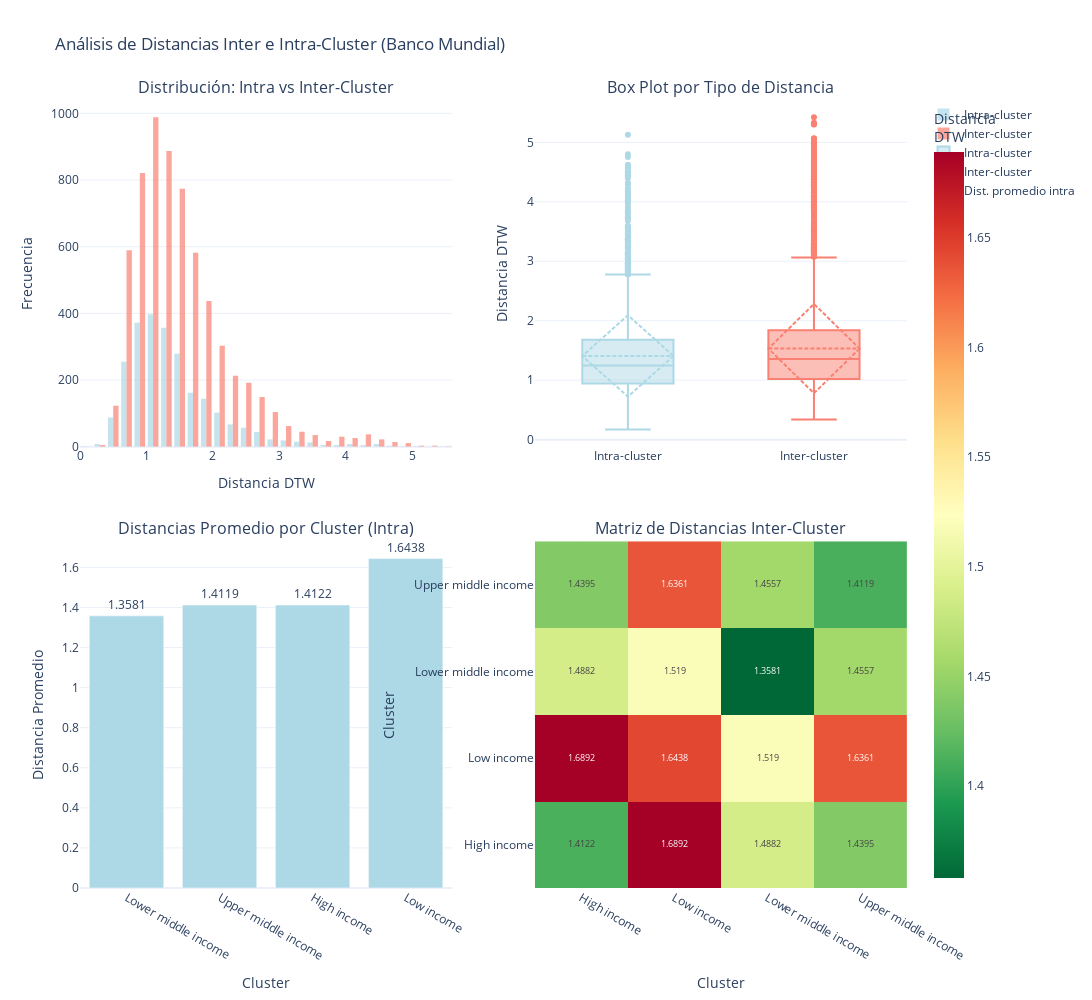
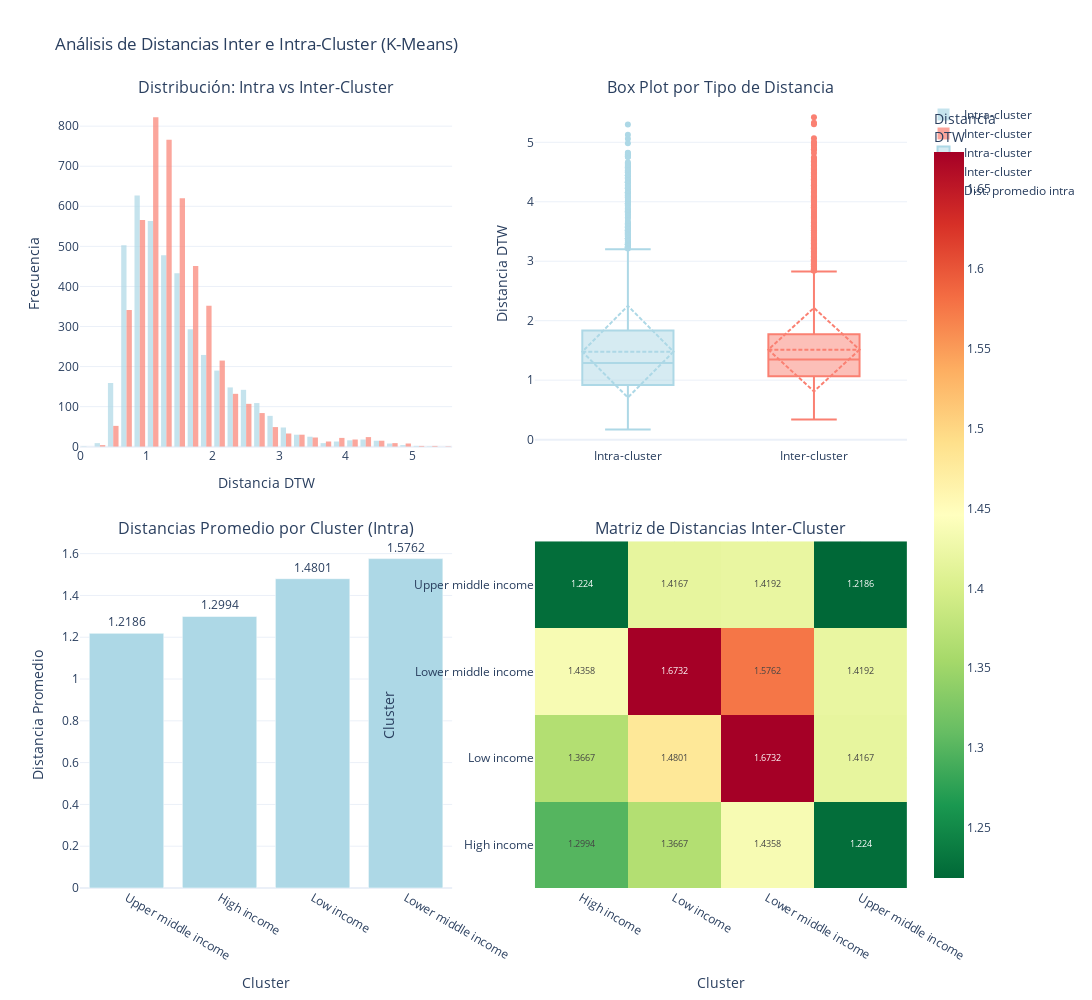

The notebook cell saved with these charts, in order:
### Markdown cell above
### 9.2. Comparación de Distancias Inter e Intra-Cluster

Analizamos si las distancias dentro de un mismo cluster son menores que las distancias entre clusters diferentes.

### Code cell
def analyze_inter_intra_cluster_distances(classification='banco_mundial'):
    """
    Analiza distancias dentro de clusters (intra) vs entre clusters (inter)
    """
    
    # Seleccionar clasificación
    if classification == 'banco_mundial':
        cluster_lookup = cluster_bm_lookup
        title_suffix = "Banco Mundial"
    else:
        cluster_lookup = cluster_km_lookup
        title_suffix = "K-Means"
    
    # Agregar clusters a todas las distancias válidas
    df_with_clusters = df_distances_valid.copy()
    df_with_clusters['cluster1'] = df_with_clusters['country1'].map(cluster_lookup)
    df_with_clusters['cluster2'] = df_with_clusters['country2'].map(cluster_lookup)
    
    # Filtrar solo pares donde ambos países tienen cluster
    df_with_clusters = df_with_clusters[
        df_with_clusters['cluster1'].notna() & 
        df_with_clusters['cluster2'].notna()
    ].copy()
    
    # Clasificar como intra o inter cluster
    df_with_clusters['distance_type'] = df_with_clusters.apply(
        lambda row: 'Intra-cluster' if row['cluster1'] == row['cluster2'] else 'Inter-cluster',
        axis=1
    )
    
    # Para inter-cluster, crear etiqueta de par de clusters
    df_with_clusters['cluster_pair'] = df_with_clusters.apply(
        lambda row: f"{min(row['cluster1'], row['cluster2'])} ↔ {max(row['cluster1'], row['cluster2'])}"
        if row['distance_type'] == 'Inter-cluster' else row['cluster1'],
        axis=1
    )
    
    # Estadísticas generales
    intra_distances = df_with_clusters[df_with_clusters['distance_type'] == 'Intra-cluster']['dtw_distance']
    inter_distances = df_with_clusters[df_with_clusters['distance_type'] == 'Inter-cluster']['dtw_distance']
    
    print(f"📊 Análisis de Distancias DTW - {title_suffix}\n")
    print(f"Intra-cluster (mismo cluster):")
    print(f"   Media: {intra_distances.mean():.4f}")
    print(f"   Mediana: {intra_distances.median():.4f}")
    print(f"   Desv. Std: {intra_distances.std():.4f}")
    print(f"   Cantidad: {len(intra_distances):,} pares")
    
    print(f"\nInter-cluster (diferentes clusters):")
    print(f"   Media: {inter_distances.mean():.4f}")
    print(f"   Mediana: {inter_distances.median():.4f}")
    print(f"   Desv. Std: {inter_distances.std():.4f}")
    print(f"   Cantidad: {len(inter_distances):,} pares")
    
    ratio = inter_distances.mean() / intra_distances.mean()
    print(f"\n💡 Ratio Inter/Intra: {ratio:.2f}x")
    print(f"   {'✅ Los clusters están bien definidos (inter > intra)' if ratio > 1 else '⚠️  Los clusters tienen superposición (inter ≤ intra)'}")
    
    # Crear visualizaciones
    fig = make_subplots(
        rows=2, cols=2,
        subplot_titles=(
            'Distribución: Intra vs Inter-Cluster',
            'Box Plot por Tipo de Distancia',
            'Distancias Promedio por Cluster (Intra)',
            'Matriz de Distancias Inter-Cluster'
        ),
        specs=[
            [{"type": "histogram"}, {"type": "box"}],
            [{"type": "bar"}, {"type": "heatmap"}]
        ],
        vertical_spacing=0.12,
        horizontal_spacing=0.1
    )
    
    # 1. Histogramas superpuestos
    fig.add_trace(
        go.Histogram(
            x=intra_distances,
            name='Intra-cluster',
            opacity=0.7,
            nbinsx=50,
            marker_color='lightblue'
        ),
        row=1, col=1
    )
    
    fig.add_trace(
        go.Histogram(
            x=inter_distances,
            name='Inter-cluster',
            opacity=0.7,
            nbinsx=50,
            marker_color='salmon'
        ),
        row=1, col=1
    )
    
    # 2. Box plots
    fig.add_trace(
        go.Box(
            y=intra_distances,
            name='Intra-cluster',
            marker_color='lightblue',
            boxmean='sd'
        ),
        row=1, col=2
    )
    
    fig.add_trace(
        go.Box(
            y=inter_distances,
            name='Inter-cluster',
            marker_color='salmon',
            boxmean='sd'
        ),
        row=1, col=2
    )
    
    # 3. Distancias promedio intra-cluster por cluster
    intra_by_cluster = df_with_clusters[
        df_with_clusters['distance_type'] == 'Intra-cluster'
    ].groupby('cluster1')['dtw_distance'].agg(['mean', 'count']).reset_index()
    intra_by_cluster = intra_by_cluster.sort_values('mean')
    
    fig.add_trace(
        go.Bar(
            x=intra_by_cluster['cluster1'],
            y=intra_by_cluster['mean'],
            text=intra_by_cluster['mean'].round(4),
            textposition='outside',
            marker_color='lightblue',
            name='Dist. promedio intra',
            hovertemplate='<b>%{x}</b><br>Distancia: %{y:.4f}<br>Pares: %{customdata}<extra></extra>',
            customdata=intra_by_cluster['count']
        ),
        row=2, col=1
    )
    
    # 4. Matriz de distancias promedio inter-cluster
    inter_by_pair = df_with_clusters[
        df_with_clusters['distance_type'] == 'Inter-cluster'
    ].groupby(['cluster1', 'cluster2'])['dtw_distance'].mean().reset_index()
    
    # Crear matriz simétrica
    all_clusters = sorted(df_with_clusters['cluster1'].unique())
    matrix_size = len(all_clusters)
    distance_matrix = np.zeros((matrix_size, matrix_size))
    
    cluster_to_idx = {cluster: i for i, cluster in enumerate(all_clusters)}
    
    for _, row in inter_by_pair.iterrows():
        i = cluster_to_idx[row['cluster1']]
        j = cluster_to_idx[row['cluster2']]
        distance_matrix[i, j] = row['dtw_distance']
        distance_matrix[j, i] = row['dtw_distance']
    
    # Poner distancias intra en la diagonal
    for _, row in intra_by_cluster.iterrows():
        if row['cluster1'] in cluster_to_idx:
            i = cluster_to_idx[row['cluster1']]
            distance_matrix[i, i] = row['mean']
    
    fig.add_trace(
        go.Heatmap(
            z=distance_matrix,
            x=all_clusters,
            y=all_clusters,
            colorscale='RdYlGn_r',
            text=np.round(distance_matrix, 4),
            texttemplate='%{text}',
            textfont={"size": 9},
            hovertemplate='%{y} → %{x}<br>Distancia: %{z:.4f}<extra></extra>',
            colorbar=dict(title="Distancia<br>DTW")
        ),
        row=2, col=2
    )
    
    # Actualizar ejes
    fig.update_xaxes(title_text="Distancia DTW", row=1, col=1)
    fig.update_yaxes(title_text="Frecuencia", row=1, col=1)
    
    fig.update_yaxes(title_text="Distancia DTW", row=1, col=2)
    
    fig.update_xaxes(title_text="Cluster", row=2, col=1)
    fig.update_yaxes(title_text="Distancia Promedio", row=2, col=1)
    
    fig.update_xaxes(title_text="Cluster", row=2, col=2)
    fig.update_yaxes(title_text="Cluster", row=2, col=2)
    
    fig.update_layout(
        height=1000,
        width=1400,
        title_text=f"Análisis de Distancias Inter e Intra-Cluster ({title_suffix})",
        showlegend=True,
        template='plotly_white'
    )
    
    fig.show()
    
    # Análisis de separación de clusters
    print("\n📈 Separación de Clusters:")
    print("\nDistancias promedio entre pares de clusters:")
    
    inter_summary = df_with_clusters[
        df_with_clusters['distance_type'] == 'Inter-cluster'
    ].groupby('cluster_pair')['dtw_distance'].agg(['mean', 'count']).reset_index()
    inter_summary = inter_summary.sort_values('mean')
    
    for _, row in inter_summary.head(10).iterrows():
        print(f"   {row['cluster_pair']}: {row['mean']:.4f} ({int(row['count'])} pares)")

# Ejecutar análisis
print("Banco Mundial:")
analyze_inter_intra_cluster_distances('banco_mundial')

print("\n" + "="*80 + "\n")

print("K-Means:")
analyze_inter_intra_cluster_distances('kmeans')

### Figure 1 — Plotly figure (JSON) as saved in the notebook; plotly's stock layout.template omitted (floating-point values rounded to 4 significant figures; data arrays with more than 128 entries replaced by an {"elided": "..."} marker saying what was removed)
{"data": [{"marker": {"color": "lightblue"}, "name": "Intra-cluster", "nbinsx": 50, "opacity": 0.7, "type": "histogram", "x": {"elided": "2438 float values"}, "xaxis": "x", "yaxis": "y"}, {"marker": {"color": "salmon"}, "name": "Inter-cluster", "nbinsx": 50, "opacity": 0.7, "type": "histogram", "x": {"elided": "6473 float values"}, "xaxis": "x", "yaxis": "y"}, {"boxmean": "sd", "marker": {"color": "lightblue"}, "name": "Intra-cluster", "type": "box", "xaxis": "x2", "y": {"elided": "2438 float values"}, "yaxis": "y2"}, {"boxmean": "sd", "marker": {"color": "salmon"}, "name": "Inter-cluster", "type": "box", "xaxis": "x2", "y": {"elided": "6473 float values"}, "yaxis": "y2"}, {"customdata": [741, 496, 1081, 120], "hovertemplate": "<b>%{x}</b><br>Distancia: %{y:.4f}<br>Pares: %{customdata}<extra></extra>", "marker": {"color": "lightblue"}, "name": "Dist. promedio intra", "text": [1.358, 1.412, 1.412, 1.644], "textposition": "outside", "type": "bar", "x": ["Lower middle income", "Upper middle income", "High income", "Low income"], "xaxis": "x3", "y": [1.358, 1.412, 1.412, 1.644], "yaxis": "y3"}, {"colorbar": {"title": {"text": "Distancia<br>DTW"}}, "colorscale": [[0, "rgb(0,104,55)"], [0.1, "rgb(26,152,80)"], [0.2, "rgb(102,189,99)"], [0.3, "rgb(166,217,106)"], [0.4, "rgb(217,239,139)"], [0.5, "rgb(255,255,191)"], [0.6, "rgb(254,224,139)"], [0.7, "rgb(253,174,97)"], [0.8, "rgb(244,109,67)"], [0.9, "rgb(215,48,39)"], [1, "rgb(165,0,38)"]], "hovertemplate": "%{y} → %{x}<br>Distancia: %{z:.4f}<extra></extra>", "text": [[1.412, 1.689, 1.488, 1.44], [1.689, 1.644, 1.519, 1.636], [1.488, 1.519, 1.358, 1.456], [1.44, 1.636, 1.456, 1.412]], "textfont": {"size": 9}, "texttemplate": "%{text}", "type": "heatmap", "x": ["High income", "Low income", "Lower middle income", "Upper middle income"], "xaxis": "x4", "y": ["High income", "Low income", "Lower middle income", "Upper middle income"], "yaxis": "y4", "z": [[1.412, 1.689, 1.488, 1.44], [1.689, 1.644, 1.519, 1.636], [1.488, 1.519, 1.358, 1.456], [1.44, 1.636, 1.456, 1.412]]}], "layout": {"annotations": [{"font": {"size": 16}, "showarrow": false, "text": "Distribución: Intra vs Inter-Cluster", "x": 0.225, "xanchor": "center", "xref": "paper", "y": 1, "yanchor": "bottom", "yref": "paper"}, {"font": {"size": 16}, "showarrow": false, "text": "Box Plot por Tipo de Distancia", "x": 0.775, "xanchor": "center", "xref": "paper", "y": 1, "yanchor": "bottom", "yref": "paper"}, {"font": {"size": 16}, "showarrow": false, "text": "Distancias Promedio por Cluster (Intra)", "x": 0.225, "xanchor": "center", "xref": "paper", "y": 0.44, "yanchor": "bottom", "yref": "paper"}, {"font": {"size": 16}, "showarrow": false, "text": "Matriz de Distancias Inter-Cluster", "x": 0.775, "xanchor": "center", "xref": "paper", "y": 0.44, "yanchor": "bottom", "yref": "paper"}], "height": 1000, "showlegend": true, "title": {"text": "Análisis de Distancias Inter e Intra-Cluster (Banco Mundial)"}, "width": 1400, "xaxis": {"anchor": "y", "domain": [0, 0.45], "title": {"text": "Distancia DTW"}}, "xaxis2": {"anchor": "y2", "domain": [0.55, 1]}, "xaxis3": {"anchor": "y3", "domain": [0, 0.45], "title": {"text": "Cluster"}}, "xaxis4": {"anchor": "y4", "domain": [0.55, 1], "title": {"text": "Cluster"}}, "yaxis": {"anchor": "x", "domain": [0.56, 1], "title": {"text": "Frecuencia"}}, "yaxis2": {"anchor": "x2", "domain": [0.56, 1], "title": {"text": "Distancia DTW"}}, "yaxis3": {"anchor": "x3", "domain": [0, 0.44], "title": {"text": "Distancia Promedio"}}, "yaxis4": {"anchor": "x4", "domain": [0, 0.44], "title": {"text": "Cluster"}}}}

### Figure 2 — Plotly figure (JSON) as saved in the notebook; plotly's stock layout.template omitted (floating-point values rounded to 4 significant figures; data arrays with more than 128 entries replaced by an {"elided": "..."} marker saying what was removed)
{"data": [{"marker": {"color": "lightblue"}, "name": "Intra-cluster", "nbinsx": 50, "opacity": 0.7, "type": "histogram", "x": {"elided": "4150 float values"}, "xaxis": "x", "yaxis": "y"}, {"marker": {"color": "salmon"}, "name": "Inter-cluster", "nbinsx": 50, "opacity": 0.7, "type": "histogram", "x": {"elided": "4761 float values"}, "xaxis": "x", "yaxis": "y"}, {"boxmean": "sd", "marker": {"color": "lightblue"}, "name": "Intra-cluster", "type": "box", "xaxis": "x2", "y": {"elided": "4150 float values"}, "yaxis": "y2"}, {"boxmean": "sd", "marker": {"color": "salmon"}, "name": "Inter-cluster", "type": "box", "xaxis": "x2", "y": {"elided": "4761 float values"}, "yaxis": "y2"}, {"customdata": [105, 28, 3741, 276], "hovertemplate": "<b>%{x}</b><br>Distancia: %{y:.4f}<br>Pares: %{customdata}<extra></extra>", "marker": {"color": "lightblue"}, "name": "Dist. promedio intra", "text": [1.219, 1.299, 1.48, 1.576], "textposition": "outside", "type": "bar", "x": ["Upper middle income", "High income", "Low income", "Lower middle income"], "xaxis": "x3", "y": [1.219, 1.299, 1.48, 1.576], "yaxis": "y3"}, {"colorbar": {"title": {"text": "Distancia<br>DTW"}}, "colorscale": [[0, "rgb(0,104,55)"], [0.1, "rgb(26,152,80)"], [0.2, "rgb(102,189,99)"], [0.3, "rgb(166,217,106)"], [0.4, "rgb(217,239,139)"], [0.5, "rgb(255,255,191)"], [0.6, "rgb(254,224,139)"], [0.7, "rgb(253,174,97)"], [0.8, "rgb(244,109,67)"], [0.9, "rgb(215,48,39)"], [1, "rgb(165,0,38)"]], "hovertemplate": "%{y} → %{x}<br>Distancia: %{z:.4f}<extra></extra>", "text": [[1.299, 1.367, 1.436, 1.224], [1.367, 1.48, 1.673, 1.417], [1.436, 1.673, 1.576, 1.419], [1.224, 1.417, 1.419, 1.219]], "textfont": {"size": 9}, "texttemplate": "%{text}", "type": "heatmap", "x": ["High income", "Low income", "Lower middle income", "Upper middle income"], "xaxis": "x4", "y": ["High income", "Low income", "Lower middle income", "Upper middle income"], "yaxis": "y4", "z": [[1.299, 1.367, 1.436, 1.224], [1.367, 1.48, 1.673, 1.417], [1.436, 1.673, 1.576, 1.419], [1.224, 1.417, 1.419, 1.219]]}], "layout": {"annotations": [{"font": {"size": 16}, "showarrow": false, "text": "Distribución: Intra vs Inter-Cluster", "x": 0.225, "xanchor": "center", "xref": "paper", "y": 1, "yanchor": "bottom", "yref": "paper"}, {"font": {"size": 16}, "showarrow": false, "text": "Box Plot por Tipo de Distancia", "x": 0.775, "xanchor": "center", "xref": "paper", "y": 1, "yanchor": "bottom", "yref": "paper"}, {"font": {"size": 16}, "showarrow": false, "text": "Distancias Promedio por Cluster (Intra)", "x": 0.225, "xanchor": "center", "xref": "paper", "y": 0.44, "yanchor": "bottom", "yref": "paper"}, {"font": {"size": 16}, "showarrow": false, "text": "Matriz de Distancias Inter-Cluster", "x": 0.775, "xanchor": "center", "xref": "paper", "y": 0.44, "yanchor": "bottom", "yref": "paper"}], "height": 1000, "showlegend": true, "title": {"text": "Análisis de Distancias Inter e Intra-Cluster (K-Means)"}, "width": 1400, "xaxis": {"anchor": "y", "domain": [0, 0.45], "title": {"text": "Distancia DTW"}}, "xaxis2": {"anchor": "y2", "domain": [0.55, 1]}, "xaxis3": {"anchor": "y3", "domain": [0, 0.45], "title": {"text": "Cluster"}}, "xaxis4": {"anchor": "y4", "domain": [0.55, 1], "title": {"text": "Cluster"}}, "yaxis": {"anchor": "x", "domain": [0.56, 1], "title": {"text": "Frecuencia"}}, "yaxis2": {"anchor": "x2", "domain": [0.56, 1], "title": {"text": "Distancia DTW"}}, "yaxis3": {"anchor": "x3", "domain": [0, 0.44], "title": {"text": "Distancia Promedio"}}, "yaxis4": {"anchor": "x4", "domain": [0, 0.44], "title": {"text": "Cluster"}}}}
